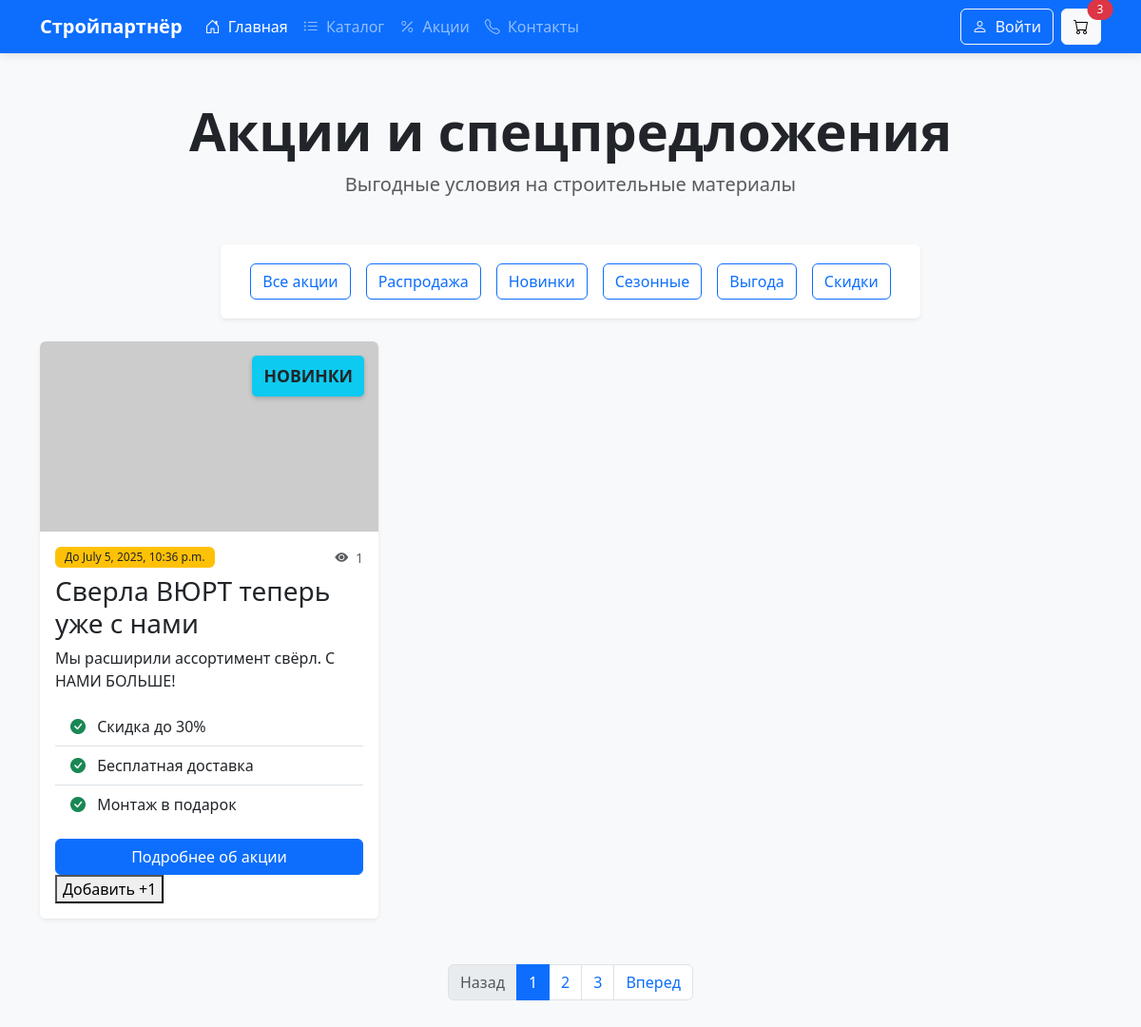
The app's page /HardwareStore/shares/promotions-on-goods/?status=НОВИНКИ with its own data.
### Shares/models.py (models this page shows, shortened)
class Shares(models.Model):
    name = models.CharField(max_length=128, blank = False, verbose_name='shares-name')
    description = models.CharField(max_length=256, blank = False, verbose_name='shares-description')
    date_before = models.DateTimeField(blank= True ,verbose_name='date-before')
    views = models.IntegerField(default=0, verbose_name="count-of-view")
    STATUS_CHOICES = [
        ('СКИДКИ', 'СКИДКИ'),
        ('РАСПРОДАЖА', 'РАСПРОДАЖА'),
        ('ВЫГОДА', 'ВЫГОДА'),
        ('НОВИНКИ', 'НОВИНКИ'),
        ('СЕЗОННЫЕ', 'СЕЗОННЫЕ'),
    ]
    status = models.CharField(choices=STATUS_CHOICES,verbose_name="articl-shares",default='BENEFIT')
    class Meta:
        db_table = "Акции компании"

### Shares/views.py (the view)
# urls.py: path('shares/promotions-on-goods/', views.promotion_on_goods, name="promotion-on-goods"),
def promotion_on_goods(request):
    shares = Shares.objects.all()
    status = request.GET.get('status')
    if status:
        shares = shares.filter(status = status)
    return render(
        request,
        "shares/promotions-on-goods.html",
        {'shares': shares}
    )

### Shares/templates/shares/promotions-on-goods.html (shortened to what this page needs)
{% extends "base.html" %}
{% load static %}
{% block content %}
  <div class="container py-5">
    <div class="text-center mb-5">
        <h1 class="display-4 fw-bold">Акции и спецпредложения</h1>
        <p class="lead text-muted">Выгодные условия на строительные материалы</p>
    </div>
    <div class="row mb-4">
        <div class="col-md-8 mx-auto">
            <div class="card border-0 shadow-sm">
                <div class="card-body p-3">
                    <div class="d-flex flex-wrap justify-content-center">
                        <a href="?" class="btn btn-outline-primary mx-2 my-1 {% if not request.GET.status %}active{% endif %}">
                            Все акции
                        </a>
                        <a href="?status=РАСПРОДАЖА" class="btn btn-outline-primary mx-2 my-1">
                            Распродажа
                        </a>
                        <a href="?status=НОВИНКИ" class="btn btn-outline-primary mx-2 my-1">
                            Новинки
                        </a>
                        <a href="?status=СЕЗОННЫЕ" class="btn btn-outline-primary mx-2 my-1">
                            Сезонные
                        </a>
                        <a href="?status=ВЫГОДА" class="btn btn-outline-primary mx-2 my-1">
                            Выгода
                        </a>
                        <a href="?status=СКИДКИ" class="btn btn-outline-primary mx-2 my-1">
                            Скидки
                        </a>
                    </div>
                </div>
            </div>
        </div>
    </div>
    <div class="row g-4">
        {% for s in shares %}
            <div class="col-md-6 col-lg-4">
                <div class="card promotion-card h-100 border-0 shadow-sm">
                    <div class="promotion-badge    {% if s.status == 'НОВИНКИ' %} bg-info {% endif %} ">{{ s.status }}</div>
                    <img src="https://via.placeholder.com/600x400?text=Акция+на+кровлю" class="card-img-top" alt="Акция на кровлю">
                    <div class="card-body">
                        <div class="d-flex justify-content-between align-items-center mb-2">
                            <span class="badge bg-warning text-dark">До {{ s.date_before }}</span>
                            <small class="text-muted"><i class="bi bi-eye-fill me-1"></i> {{ s.views }}</small>
                        </div>
                        <h3 class="card-title">{{ s.name }}</h3>
                        <p class="card-text"> {{ s.description }}</p>
                        <ul class="list-group list-group-flush mb-3">
                            <li class="list-group-item"><i class="bi bi-check-circle-fill text-success me-2"></i> Скидка до 30%</li>
                            <li class="list-group-item"><i class="bi bi-check-circle-fill text-success me-2"></i> Бесплатная доставка</li>
                            <li class="list-group-item"><i class="bi bi-check-circle-fill text-success me-2"></i> Монтаж в подарок</li>
                        </ul>
                        <a href="{% url 'shares-info' s.id %}" class="btn btn-primary w-100">Подробнее об акции</a>
                        <form method="post" action="{% url 'increment_view' s.id %}">
                            <button type="submit">Добавить +1</button>
                        </form>
                    </div>
                </div>
            </div>
        {% endfor %}
    </div>
    <nav class="mt-5">
        <ul class="pagination justify-content-center">
            <li class="page-item disabled">
                <a class="page-link" href="#" tabindex="-1" aria-disabled="true">Назад</a>
            </li>
            <li class="page-item active"><a class="page-link" href="#">1</a></li>
            <li class="page-item"><a class="page-link" href="#">2</a></li>
            <li class="page-item"><a class="page-link" href="#">3</a></li>
            <li class="page-item">
                <a class="page-link" href="#">Вперед</a>
            </li>
        </ul>
    </nav>
</div>
{% endblock %}

### Products/static/Products/css/style.css (style rules this page uses)
:root { --primary: #2c3e50; --secondary: #3498db; --light: #ecf0f1; --dark: #2c3e50; --success: #2ecc71; }
html, body { margin: 0 !important; padding: 0 !important; font-family: 'Segoe UI', Tahoma, Geneva, Verdana, sans-serif; background-color: #f8f9fa; padding-top: 56px; }
.badge { font-weight: 500; padding: 5px 10px; }
.promotion-card { transition: transform 0.3s ease; overflow: hidden; position: relative; }
.promotion-badge { position: absolute; top: 15px; right: 15px; padding: 8px 12px; border-radius: 5px; font-weight: bold; font-size: 1.1rem; z-index: 2; box-shadow: 0 2px 5px rgba(0,0,0,0.2); }
.promotion-card .card-img-top { height: 200px; object-fit: cover; transition: transform 0.5s ease; }
.promotion-card .card-body { position: relative; z-index: 1; background: white; }

### records on screen
Shares: status "НОВИНКИ", date_before "July 5, 2025, 10:36 p.m.", views "1", name "Сверла ВЮРТ теперь уже с нами", description "Мы расширили ассортимент свёрл. С НАМИ БОЛЬШЕ!"
